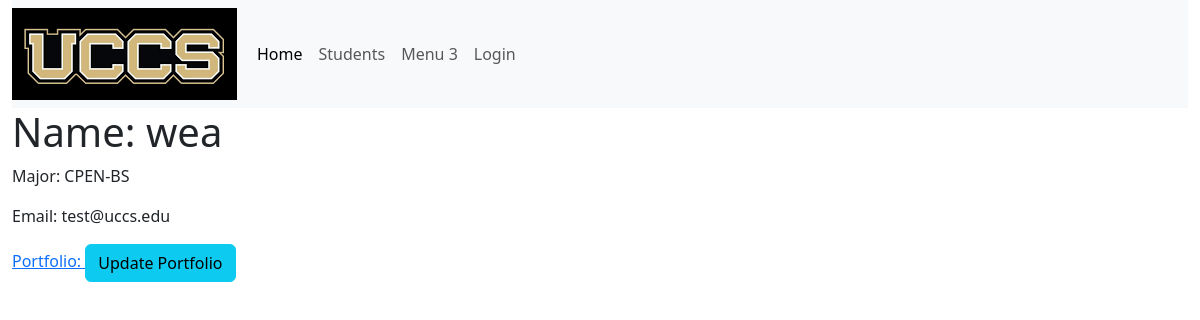
The app's page /student/2, older data.
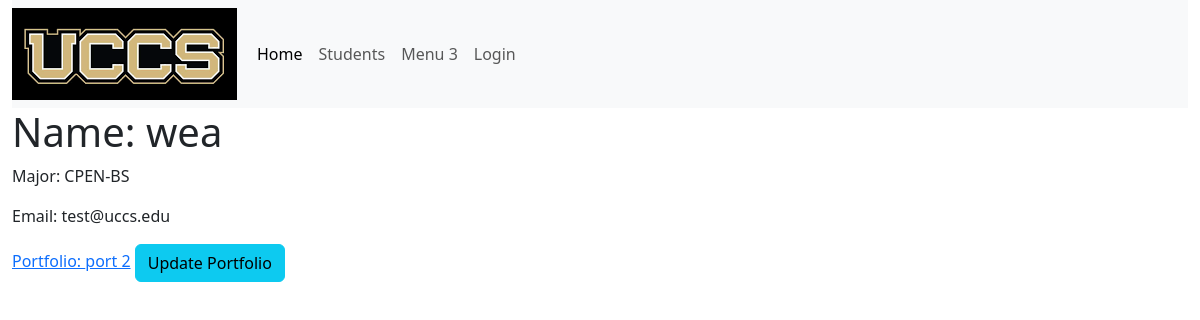
The same page, newer data.
### portfolio_app/models.py (models this page shows, shortened)
class Student(models.Model):
    MAJOR = (
        ('CSCI-BS', 'BS in Computer Science'),
        ('CPEN-BS', 'BS in Computer Engineering'),
        ('BIGD-BI', 'BI in Game Design and Development'),
        ('BICS-BI', 'BI in Computer Science'),
        ('BISC-BI', 'BI in Computer Security'),
        ('CSCI-BA', 'BA in Computer Science'),
        ('DASE-BS', 'BS in Data Analytics and Systems Engineering')
        )
    name = models.CharField(max_length=200)
    email = models.CharField("UCCS Email", max_length=200)
    major = models.CharField(max_length=200, choices=MAJOR)
    portfolio = models.OneToOneField(Portfolio, null=True, on_delete=models.CASCADE, unique=True)

class Portfolio(models.Model):
    title = models.CharField(max_length=200)
    contact_email = models.CharField(max_length=200)
    is_active = models.BooleanField(default=False)
    about = models.TextField(blank=True)
    def get_absolute_url(self):
        return reverse('portfolio-detail', args=[str(self.id)])

### portfolio_app/views.py (the view)
# urls.py: path('student/<int:pk>', views.StudentDetailView.as_view(), name='student-detail'),
class StudentDetailView(generic.DetailView):
    model = Student

### portfolio_app/templates/portfolio_app/student_detail.html
{% extends "portfolio_app/base_template.html" %}
{% block content %}
<h1>Name: {{student.name}} </h1>
<p>Major: {{student.major}}</p>
<p>Email: {{student.email}}</p>
<a href="{{ student.portfolio.get_absolute_url}}"> Portfolio: {{ student.portfolio.title }}</a>
<a class="btn btn-info" href="{% url 'update-portfolio' student_id=student.id portfolio_id=student.portfolio.id %}" role="button">Update Portfolio</a>
{% endblock %}

Row changes from the older to the newer data that the page shows:
changed Student "wea": portfolio (not shown) → "port 2"
